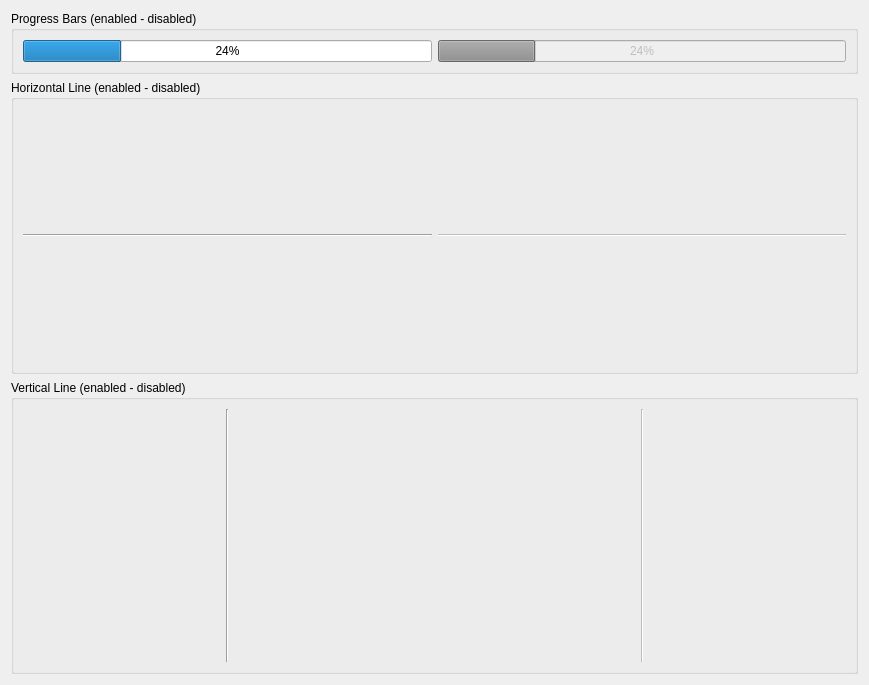
           <widget class="QWidget" name="scrollAreaWidgetContents_12">
            <property name="geometry">
             <rect>
              <x>0</x>
              <y>0</y>
              <width>869</width>
              <height>685</height>
             </rect>
            </property>
            <layout class="QVBoxLayout" name="verticalLayout_21">
             <item>
              <widget class="QGroupBox" name="groupBox_48">
               <property name="title">
                <string>Progress Bars (enabled - disabled)</string>
               </property>
               <layout class="QHBoxLayout" name="horizontalLayout_20">
                <item>
                 <widget class="QProgressBar" name="progressBar">
                  <property name="value">
                   <number>24</number>
                  </property>
                 </widget>
                </item>
                <item>
                 <widget class="QProgressBar" name="progressBar_2">
                  <property name="enabled">
                   <bool>false</bool>
                  </property>
                  <property name="value">
                   <number>24</number>
                  </property>
                 </widget>
                </item>
               </layout>
              </widget>
             </item>
             <item>
              <widget class="QGroupBox" name="groupBox_49">
               <property name="title">
                <string>Horizontal Line (enabled - disabled)</string>
               </property>
               <layout class="QHBoxLayout" name="horizontalLayout_21">
                <item>
                 <widget class="Line" name="line">
                  <property name="sizePolicy">
                   <sizepolicy hsizetype="Expanding" vsizetype="Expanding">
                    <horstretch>0</horstretch>
                    <verstretch>0</verstretch>
                   </sizepolicy>
                  </property>
                  <property name="orientation">
                   <enum>Qt::Horizontal</enum>
                  </property>
                 </widget>
                </item>
                <item>
                 <widget class="Line" name="line_2">
                  <property name="enabled">
                   <bool>false</bool>
                  </property>
                  <property name="sizePolicy">
                   <sizepolicy hsizetype="Expanding" vsizetype="Expanding">
                    <horstretch>0</horstretch>
                    <verstretch>0</verstretch>
                   </sizepolicy>
                  </property>
                  <property name="orientation">
                   <enum>Qt::Horizontal</enum>
                  </property>
                 </widget>
                </item>
               </layout>
              </widget>
             </item>
             <item>
              <widget class="QGroupBox" name="groupBox_50">
               <property name="title">
                <string>Vertical Line (enabled - disabled)</string>
               </property>
               <layout class="QHBoxLayout" name="horizontalLayout_22">
                <item>
                 <widget class="Line" name="line_3">
                  <property name="sizePolicy">
                   <sizepolicy hsizetype="Expanding" vsizetype="Expanding">
                    <horstretch>0</horstretch>
                    <verstretch>0</verstretch>
                   </sizepolicy>
                  </property>
                  <property name="orientation">
                   <enum>Qt::Vertical</enum>
                  </property>
                 </widget>
                </item>
                <item>
                 <widget class="Line" name="line_4">
                  <property name="enabled">
                   <bool>false</bool>
                  </property>
                  <property name="sizePolicy">
                   <sizepolicy hsizetype="Expanding" vsizetype="Expanding">
                    <horstretch>0</horstretch>
                    <verstretch>0</verstretch>
                   </sizepolicy>
                  </property>
                  <property name="orientation">
                   <enum>Qt::Vertical</enum>
                  </property>
                 </widget>
                </item>
               </layout>
              </widget>
             </item>
            </layout>
           </widget>
